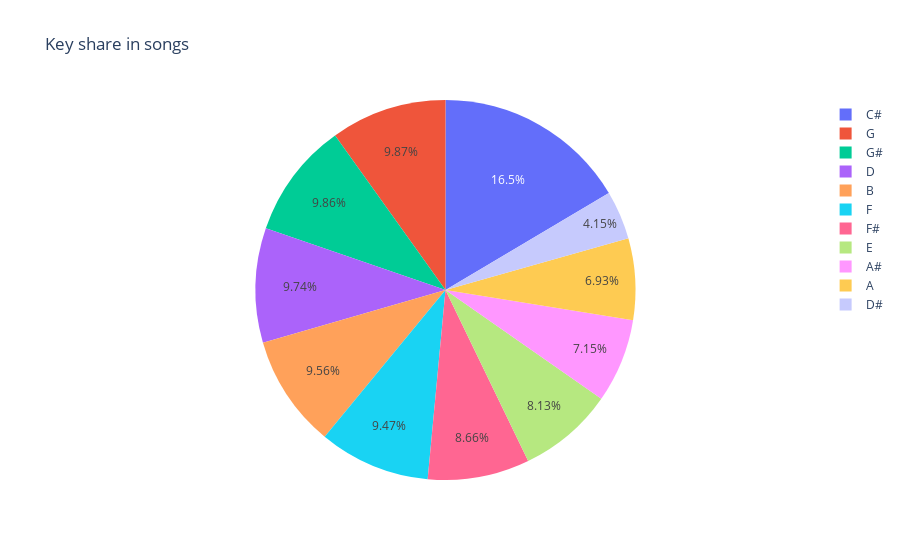

Source (notebook cell):
### Code cell
song_keys = data[['released_year','key','streams']]
song_keys["count"]= song_keys.apply(lambda x:1, axis=1)
group = song_keys.groupby('key')['streams'].sum().reset_index()

def to_millions(x):
    return x/1e6
    
group["value_in_millions"] = group["streams"].apply(to_millions)   
group
fig=px.pie(group, values="value_in_millions",names="key", title="Key share in songs" )
fig.show()

### Figure 1 — Plotly figure (JSON) as saved in the notebook; plotly's stock layout.template omitted (floating-point values rounded to 4 significant figures)
{"data": [{"domain": {"x": [0, 1], "y": [0, 1]}, "hovertemplate": "key=%{label}<br>value_in_millions=%{value}<extra></extra>", "labels": ["A", "A#", "B", "C#", "D", "D#", "E", "F", "F#", "G", "G#"], "legendgroup": "", "name": "", "showlegend": true, "type": "pie", "values": [30480.0, 31490.0, 42070.0, 72510.0, 42890.0, 18250.0, 35800.0, 41690.0, 38130.0, 43450.0, 43400.0]}], "layout": {"legend": {"tracegroupgap": 0}, "title": {"text": "Key share in songs"}}}
